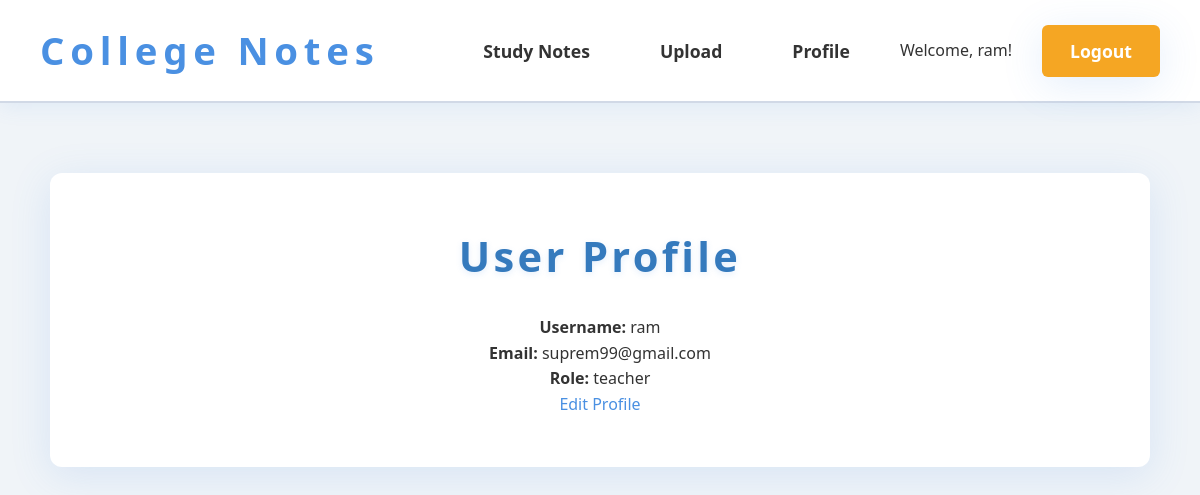
The app's page /profile/ (signed in) with its own data.
### notes/models.py (models this page shows, shortened)
class Profile(models.Model):
    ROLE_CHOICES = (
        ('student', 'Student'),
        ('teacher', 'Teacher'),
    )
    user = models.OneToOneField(User, on_delete=models.CASCADE)
    role = models.CharField(max_length=10, choices=ROLE_CHOICES)

### notes/views.py (the view)
# urls.py: path('profile/', views.profile_view, name='profile_view'),
@login_required
def profile_view(request):
    profile = get_object_or_404(Profile, user=request.user)
    return render(request, 'notes/profile.html', {'profile': profile})

### notes/templates/notes/profile.html (shortened to what this page needs)
{% extends "notes/base.html" %}
{% block content %}
<h2>User Profile</h2>
<p><strong>Username:</strong> {{ profile.user.username }}</p>
<p><strong>Email:</strong> {{ profile.user.email }}</p>
<p><strong>Role:</strong> {{ profile.role }}</p>
<a href="{% url 'notes:profile_edit' %}">Edit Profile</a>
{% endblock %}

### notes/templates/notes/base.html (shortened to what this page needs)
{% load static %}
<!DOCTYPE html>
<html lang="en">
<head>
    <link rel="stylesheet" href="{% static 'css/global.css' %}" />
    <link rel="stylesheet" href="{% static 'css/study_material_list.css' %}" />
</head>
<body>
    <nav role="navigation" aria-label="Main Navigation">
        <div class="logo"><a href="{% url 'notes:home' %}">College Notes</a></div>
        <div class="nav-links">
            <a href="{% url 'notes:study_material_list' %}">Study Notes</a>
            {% if user.is_authenticated %}
                <a href="{% url 'notes:upload_study_material' %}">Upload</a>
                <a href="{% url 'notes:profile_view' %}">Profile</a>
                <span aria-label="Logged in user">Welcome, {{ user.username }}!</span>
                <a href="{% url 'notes:logout' %}" class="btn-primary">Logout</a>
            {% else %}
                <a href="{% url 'notes:register' %}" class="btn-primary">Register</a>
                <a href="{% url 'notes:login' %}" class="btn-primary">Login</a>
            {% endif %}
        </div>
    </nav>
    <main class="container" role="main">
        {% block content %}
        {% endblock %}
    </main>
</body>
</html>

### notes/static/css/global.css (style rules this page uses)
:root { --color-primary: #4a90e2; --color-primary-dark: #357ABD; --color-accent: #f5a623; --color-bg: #f0f4f8; --color-white: #ffffff; --color-text: #333333; --color-muted: #7f8c8d; --color-border: #d1d9e6; --border-radius: 12px; --border-radius-sm: 6px; --font-family: 'Poppins', 'Segoe UI', Tahoma, Geneva, Verdana, sans-serif; --transition: 0.4s cubic-bezier(.4,0,.2,1); --shadow-light: 0 4px 20px rgba(74, 144, 226, 0.1); --shadow-medium: 0 8px 40px rgba(74, 144, 226, 0.15); --shadow-dark: 0 12px 60px rgba(74, 144, 226, 0.2); }
* { margin: 0; padding: 0; box-sizing: border-box; }
body { font-family: var(--font-family); background: var(--color-bg); color: var(--color-text); font-size: 16px; line-height: 1.6; min-height: 100vh; transition: background 0.5s; }
a { color: var(--color-primary); text-decoration: none; transition: color var(--transition); }
nav { background: var(--color-white); padding: 20px 40px; display: flex; justify-content: space-between; align-items: center; position: sticky; top: 0; z-index: 1000; box-shadow: var(--shadow-light); border-bottom: 2px solid var(--color-border); }
nav .logo { font-size: 2.4rem; font-weight: 700; color: var(--color-primary); letter-spacing: 0.15em; cursor: pointer; user-select: none; }
nav .nav-links { display: flex; align-items: center; gap: 30px; }
nav .nav-links a { color: var(--color-text); font-size: 1.1rem; font-weight: 600; padding: 10px 20px; border-radius: var(--border-radius-sm); transition: background var(--transition), color var(--transition); background: transparent; }
nav .nav-links .btn-primary { background: var(--color-accent); padding: 12px 28px; color: var(--color-white); font-weight: 700; border-radius: var(--border-radius-sm); box-shadow: var(--shadow-medium); transition: background var(--transition), transform 0.2s; border: none; cursor: pointer; }
.container { max-width: 1100px; margin: 70px auto 60px; background: var(--color-white); padding: 50px 60px; border-radius: var(--border-radius); box-shadow: var(--shadow-medium); transition: box-shadow var(--transition), background 0.5s; text-align: center; }
h1, h2, h3 { color: var(--color-primary-dark); margin-bottom: 25px; font-weight: 800; letter-spacing: 0.08em; text-shadow: 0 2px 6px rgba(74, 144, 226, 0.15); }
h2 { font-size: 2.6rem; }
button, .btn-primary { background: var(--color-accent); color: var(--color-white); border: none; padding: 16px 48px; font-size: 1.2rem; font-weight: 700; border-radius: var(--border-radius-sm); cursor: pointer; box-shadow: var(--shadow-medium); transition: background var(--transition), transform 0.3s; }

### records on screen
Profile: user.username "ram", user.email "suprem99@gmail.com", role "teacher"

### other values on screen
{{ user.username }} "ram"
